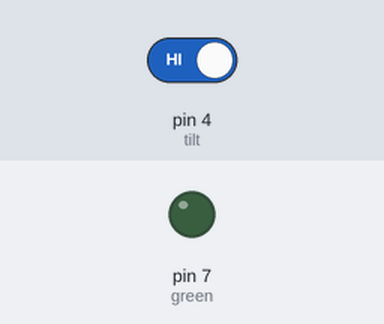
The sketch below on a simulated Arduino Uno, built with avr-gcc and run on an emulated ATmega328P. Shown: output pins drawn as LEDs (lit = HIGH). The test bench sets the inputs (shaded band); at power-on: pin 4 (tilt) HIGH.

Above: at 1.2 s.
1.3 s: pin 4 (tilt) driven LOW
At 2.2 s:
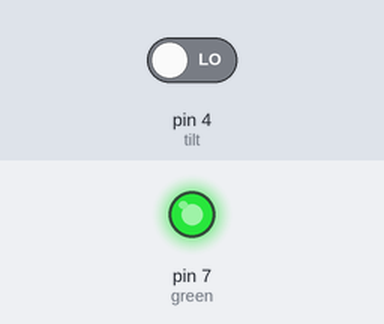
2.8 s: pin 4 (tilt) driven HIGH
At 3.4 s:
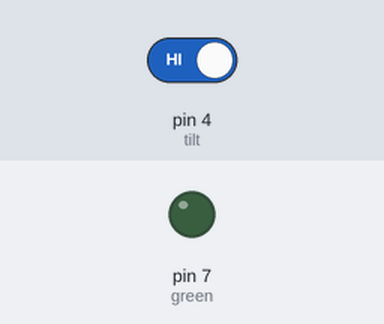
Timing chart, 0 to 5.8 s (numbered marks = the images above; inputs shaded):
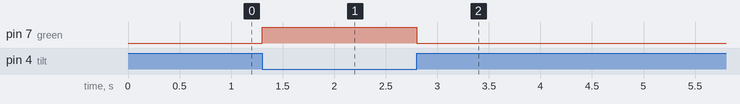

The sketch:

tilt_sensor.ino
```cpp
int const green = 7;
int const tilt = 4;
void setup(){
	pinMode(green, OUTPUT);
	pinMode(tilt, INPUT_PULLUP);
}

void loop(){
	if(digitalRead(tilt) == LOW){
		digitalWrite(green, HIGH);
		delay(15);
	}else{
		digitalWrite(green, LOW);
	}
}
```

Measured:
- after the input at 1.3 s, pin 7 (green): LOW → HIGH at once
- after the input at 2.8 s, pin 7 (green): HIGH → LOW at once
